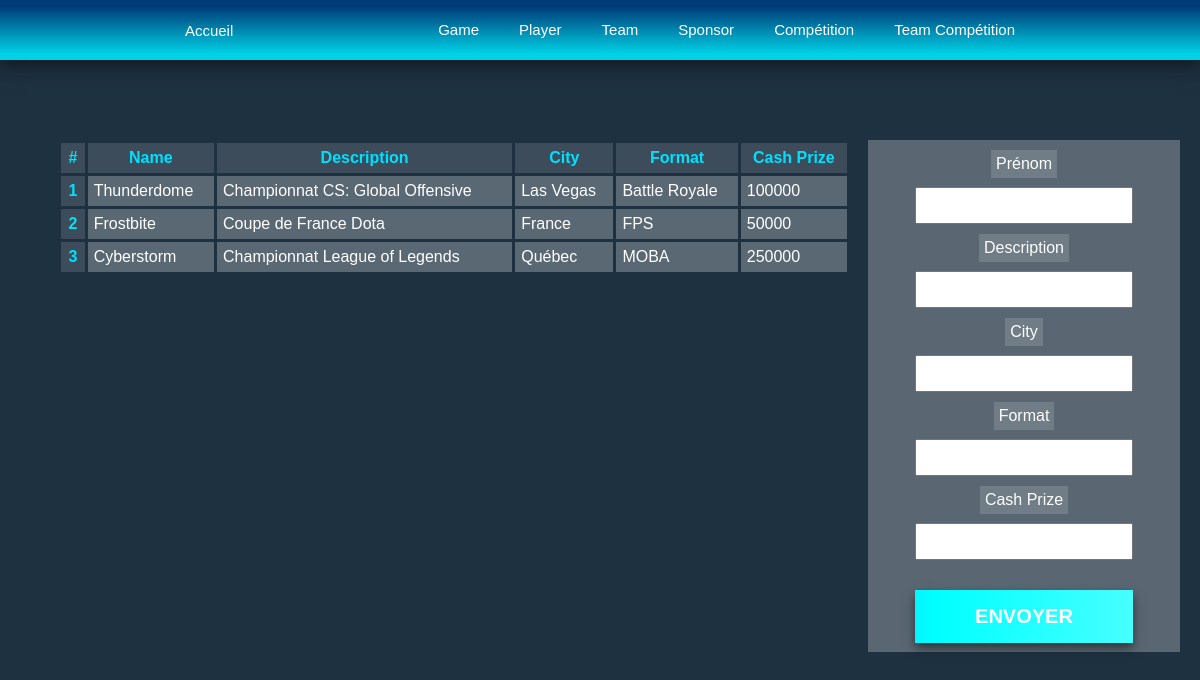
The page /components/competition.php on the database its author committed.
### tables this page shows
CREATE TABLE IF NOT EXISTS `Competition`(
    id INTEGER NOT NULL AUTO_INCREMENT,
    name VARCHAR(50) NOT NULL,
    description VARCHAR(300) NOT NULL,
    city VARCHAR(70) NOT NULL,
    format VARCHAR(80) NOT NULL,
    cash_prize INT(9) NOT NULL,
    PRIMARY KEY (id)
);

### src/components/managers/DBManager.example.php (called while the page is built, shortened)
<!-- <?php
    class DBManager {
        private $mysql;
        public function __construct() {
            try {
                $this->mysql = new PDO(
                    'mysql:host=localhost;dbname=database;charset=utf8',
                    'mysql_username',
                    'mysql_password'
                );
            }catch(PDOException $e){
                die("Error: " .  $e->getMessage());
            }
        }
        public function getConnection() {
            return $this->mysql;
        }
    }
?> -->

### src/components/managers/compet_manager.php (called while the page is built, shortened)
<?php
    class CompetManager extends DBManager {
        public function GetAllCompet()
        {
            $prepare = $this->getConnection()->query("SELECT * FROM `Competition`");
            $competitions = [];
            foreach ($prepare as $compet_data) {
                $compet = new Competition();
                $compet->set_iD($compet_data["id"]);
                $compet->set_name($compet_data["name"]);
                $compet->set_description($compet_data["description"]);
                $compet->set_city($compet_data["city"]);
                $compet->set_format($compet_data["format"]);
                $compet->set_cash_prize($compet_data["cash_prize"]);
                $competitions[] = $compet;
            }
            return $competitions;
        }
    }
?>

### src/components/classes/competitionC.php (called while the page is built)
<?php
    class Competition {
        private $id;
        private $name;
        private $description;
        private $city;
        private $format;
        private $cash_prize;
        public function get_iD() {
            return $this->id;
        }
        public function set_iD(int $id){
            $this->id = $id;
        }
        public function get_name() {
            return $this->name;
        }
        public function set_name(string $name) {
            $this->name = $name;
        }
        public function get_description() {
            return $this->description;
        }
        public function set_description(string $description) {
            $this->description = $description;
        }
        public function get_city() {
            return $this->city;
        }
        public function set_city(string $city) {
            $this->city = $city;
        }
        public function get_format() {
            return $this->format;
        }
        public function set_format(string $format) {
            $this->format = $format;
        }
        public function get_cash_prize() {
            return $this->cash_prize;
        }
        public function set_cash_prize(int $cash_prize){
            $this->cash_prize = $cash_prize;
        }
    }
?>

### src/components/competition.php (the view, shortened to what this page needs)
<?php
    require_once("./navbar.php");
?>
<main>
    <link rel="stylesheet" href="../style.css">
    <table>
        <tr>
            <th>#</th>
            <th>Name</th>
            <th>Description</th>
            <th>City</th>
            <th>Format</th>
            <th>Cash Prize</th>
        </tr>
        <?php
            $manager = new CompetManager();
            $statement = $manager->GetAllCompet();
            foreach ($statement as $key => $value) {
                echo("<tr>");
                echo("<th>" . $value->get_iD() . "</th>");
                echo("<td>" . $value->get_name() . "</td>");
                echo("<td>" . $value->get_description() . "</td>");
                echo("<td>" . $value->get_city() . "</td>");
                echo("<td>" . $value->get_format() . "</td>");
                echo("<td>" . $value->get_cash_prize() . "</td>");
                echo("</tr>");
            }
        ?>
    </table>
    <form action="./index.php" method="POST">
            <label for="name">Prénom</label>
            <input type="text" name="name" id="name"/>
            <label for="description">Description</label>
            <input type="text" name="description" id="description"/>
            <label for="city">City</label>
            <input type="text" name="city" id="city"/>
            <label for="format">Format</label>
            <input type="text" name="format" id="format"/>
            <label for="cash_prize">Cash Prize</label>
            <input type="text" name="cash_prize" id="cash_prize"/>
        <input type="submit" value="Envoyer">
    </form>
</main>

### src/style.css (style rules this page uses)
* { margin: 0; padding: 0; scroll-behavior: smooth; }

### src/main.css (style rules this page uses)
main { padding-top: 80px; display: flex; justify-content: space-evenly; }
main form { background-color: #ffffff44; height: 512px; width: 26%; display: flex; flex-direction: column; align-items: center; justify-content: space-evenly; position: fixed; right: 0; }
main form input[type="text"] { margin-bottom: -10px; outline: none; }
main form input[type="submit"] { background-image: linear-gradient( 90deg, blue, rgb(45, 118, 255), rgb(0, 255, 255), rgb(95, 255, 255) ); background-position-x: -515px; background-repeat: no-repeat; background-size: 800px; color: #FFFFFF; border: none; transition: background-position-x ease-out 800ms, border-radius linear 300ms, letter-spacing 0.5s; }
main form input { width: 70%; font-size: 20px; padding: 5px 0; }

### src/table.css (style rules this page uses)
table { width: 66%; margin-left: 20px; color: white; font-family: sans-serif; font-weight: 500; border-spacing: 3px; height: 80%; margin-right: 26%; }
th, td { padding: 6px; text-align: left; background-color: #ffffff44; }
th { background-color: #ffffff22; font-weight: bold; color: rgb(0, 225, 255); text-align: center; }
form { margin-right: 20px; width: 200px; height: 500px; display: flex; flex-direction: column; justify-content: center; gap: 10px; }
label { color: white; font-family: sans-serif; margin-bottom: -10px; background-color: #ffffff22; padding: 5px; }
input, select { padding: 7px; }
input[type="submit"] { background: linear-gradient(to top, rgb(0, 90, 236), rgb(0, 176, 240)); padding: 15px; border: none; box-shadow: 0px 5px 10px 0px #00000088,0px -10px 10px -5px #00000000, inset 0px -20px 20px #00000000; cursor: pointer; color: white; margin-top: 20px; background: linear-gradient(to top, rgb(0, 69, 181), rgb(0, 176, 240)); font-weight: 900; text-transform: uppercase; letter-spacing: 0px; transition: all 0.5s; }

### rows shown on the page
competition: id "1", name "Thunderdome", description "Championnat CS: Global Offensive", city "Las Vegas", format "Battle Royale", cash_prize "100000"
competition: id "2", name "Frostbite", description "Coupe de France Dota", city "France", format "FPS", cash_prize "50000"
competition: id "3", name "Cyberstorm", description "Championnat League of Legends", city "Québec", format "MOBA", cash_prize "250000"
